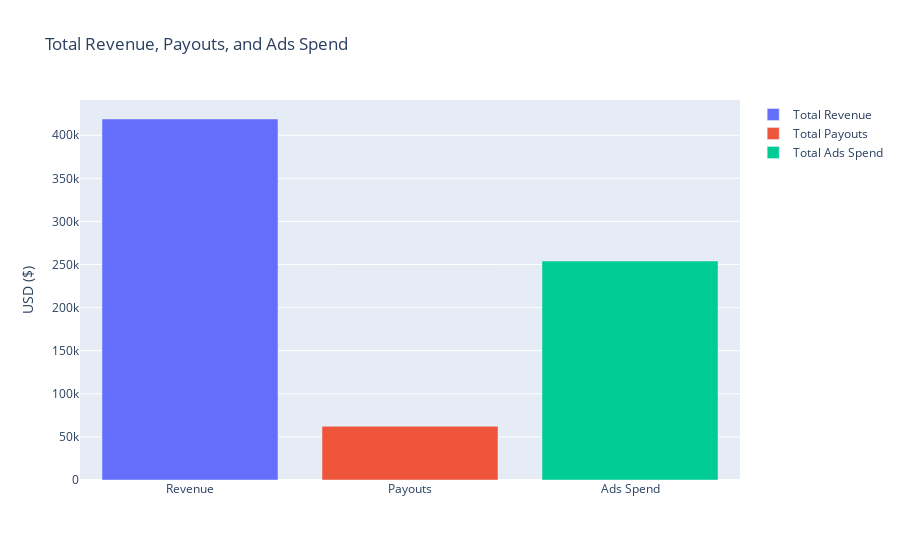

Notebook source saved alongside this figure:
### Code cell
import plotly.graph_objects as go

# Visualize total_revenue, total_payouts, and total_ads_spend as a bar chart using plotly express, with seperate bars for each column.
fig = go.Figure(data=[
    go.Bar(name='Total Revenue', x=['Revenue'], y=[total_revenue]),
    go.Bar(name='Total Payouts', x=['Payouts'], y=[total_payouts]),
    go.Bar(name='Total Ads Spend', x=['Ads Spend'], y=[total_ads_spend])
])
fig.update_layout(yaxis_title='USD ($)')
fig.update_layout(title_text='Total Revenue, Payouts, and Ads Spend')
fig.show()

### Figure 1 — Plotly figure (JSON) as saved in the notebook; plotly's stock layout.template omitted (floating-point values rounded to 4 significant figures)
{"data": [{"name": "Total Revenue", "type": "bar", "x": ["Revenue"], "y": [418800.0]}, {"name": "Total Payouts", "type": "bar", "x": ["Payouts"], "y": [62320.0]}, {"name": "Total Ads Spend", "type": "bar", "x": ["Ads Spend"], "y": [254100.0]}], "layout": {"title": {"text": "Total Revenue, Payouts, and Ads Spend"}, "yaxis": {"title": {"text": "USD ($)"}}}}
